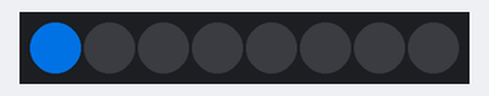
The sketch below on a simulated Arduino Uno, built with avr-gcc and run on an emulated ATmega328P. On the bench: 8 RGB LEDs in strip order, left to right. Dim RGB values are drawn brighter than linear.

Above: at 0.15 s.
At 0.75 s:
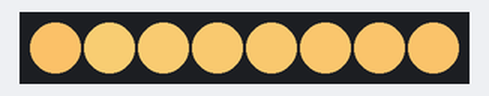
At 1.35 s:
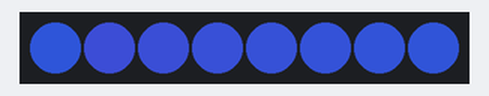
At 2.85 s:
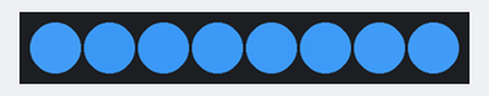
At 3.75 s:
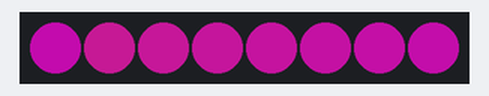
At 5.56 s:
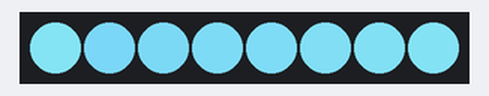
Timing chart, 0 to 40.0 s (numbered marks = the images above):
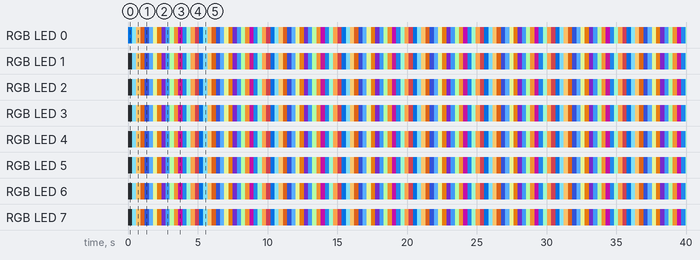

Measured:
- by itself, everything shown: repeats every 5.1 s, in 17 steps

The sketch:

FirstLEDtestwithfastLED.ino
```cpp
#include <FastLED.h>
#define NUM_LEDS 8
#define DATA_PIN 6
CRGB leds[NUM_LEDS];
int a=0;
int b=85;
int c=170;
int inca=1;
int incb=1;
int incc=1;

void setup() {
  FastLED.addLeds<NEOPIXEL, DATA_PIN>(leds, NUM_LEDS);
}


void loop() {
  // put your main code here, to run repeatedly:
  for(int dot = 0; dot < NUM_LEDS; dot++) {
    leds[dot].setRGB(a,b,c);
    FastLED.show();
    // clear this led for the next time around the loop
    //leds[dot] = CRGB::Black;
    a=a+inca;
    b=b+incb;
    c=c+incc;
    if((a == 0)||(a == 255)) {
      inca = inca*-1;
    }
    if((b == 0)||(b == 255)) {
      incb = incb*-1;
    }
    if((c == 0)||(c == 255)) {
      incc = incc*-1;
    }
    delay(1);
  }
}
```
